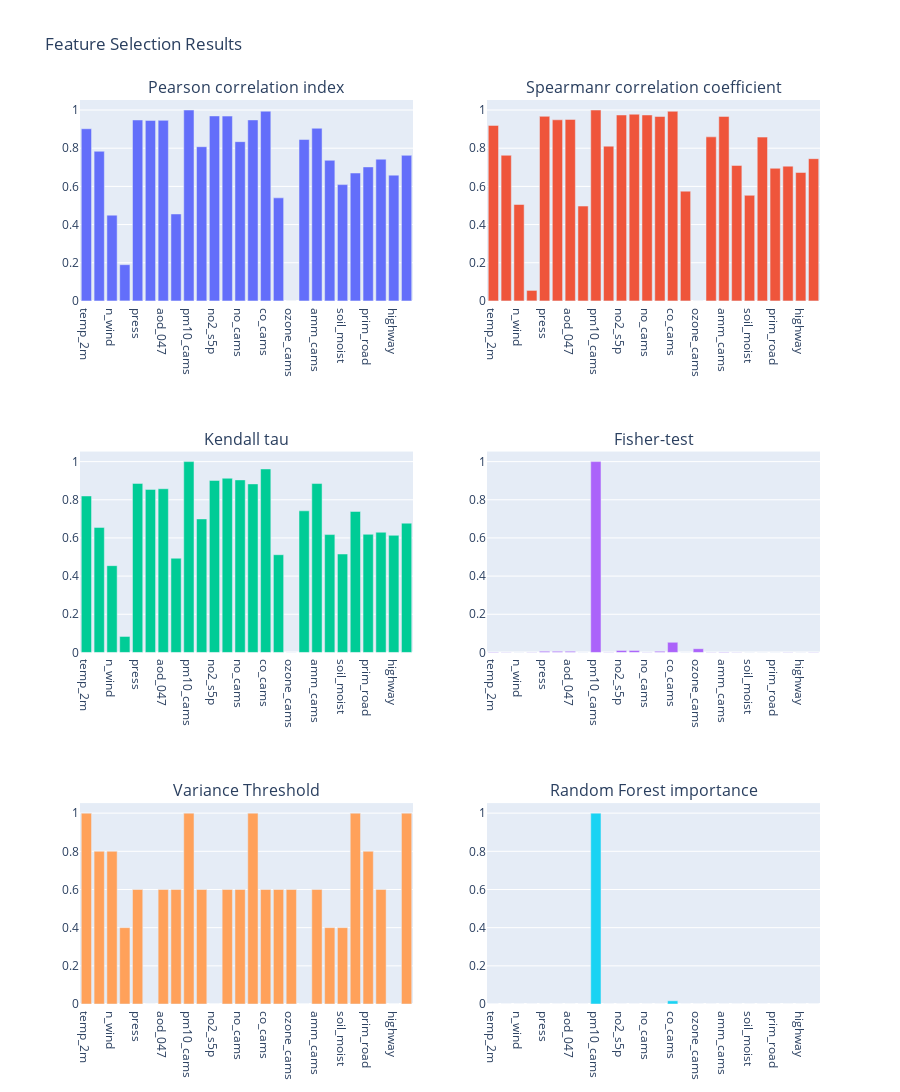

Here is the notebook cell this chart was saved with:
### Markdown cell above
# Results
Results are computed by "feature_selection.ipynb" and then collected in this notebook.

### Code cell
import pandas as pd
from mypackage import methods as m
from plotly.subplots import make_subplots
import plotly.graph_objects as go

fig = make_subplots(rows=3, cols=2, subplot_titles=("Pearson correlation index", "Spearmanr correlation coefficient", "Kendall tau", "Fisher-test", "Variance Threshold", "Random Forest importance"))


fig.add_trace(m.histogram_func(pd.read_csv("results/pearson.csv"), "Pearson correlation index"), row=1, col=1)
fig.add_trace(m.histogram_func(pd.read_csv("results/spearmanr.csv"), "Spearmanr correlation coefficient"), row=1, col=2)
fig.add_trace(m.histogram_func(pd.read_csv("results/kendall.csv"), "Kendall tau"), row=2, col=1)
fig.add_trace(m.histogram_func(pd.read_csv("results/fisher.csv"), "Fisher-test"), row=2, col=2)
fig.add_trace(m.histogram_func(pd.read_csv("results/variance_threshold.csv"), "Variance Threshold"), row=3, col=1)
fig.add_trace(m.histogram_func(pd.read_csv("results/RF_importance.csv"), "Random Forest importance"),  row=3, col=2)

# Update title and height
fig.update_layout(title_text="Feature Selection Results", width=900, height=1200, showlegend=False)

fig.show()

### Figure 1 — Plotly figure (JSON) as saved in the notebook; plotly's stock layout.template omitted (floating-point values rounded to 4 significant figures)
{"data": [{"x": ["temp_2m", "e_wind", "n_wind", "prec", "press", "aod_055", "aod_047", "uvai", "pm10_cams", "so2_s5p", "no2_s5p", "no2_cams", "no_cams", "co_s5p", "co_cams", "ozone_s5p", "ozone_cams", "form_s5p", "amm_cams", "ndvi", "soil_moist", "pop", "prim_road", "sec_road", "highway", "farms"], "y": [0.9021, 0.784, 0.4492, 0.1897, 0.9479, 0.9457, 0.946, 0.4554, 1.0, 0.8079, 0.9691, 0.9684, 0.8344, 0.9483, 0.9939, 0.5398, 0.0, 0.8455, 0.9045, 0.7366, 0.6093, 0.67, 0.702, 0.7425, 0.6589, 0.7627], "type": "bar", "xaxis": "x", "yaxis": "y"}, {"x": ["temp_2m", "e_wind", "n_wind", "prec", "press", "aod_055", "aod_047", "uvai", "pm10_cams", "so2_s5p", "no2_s5p", "no2_cams", "no_cams", "co_s5p", "co_cams", "ozone_s5p", "ozone_cams", "form_s5p", "amm_cams", "ndvi", "soil_moist", "pop", "prim_road", "sec_road", "highway", "farms"], "y": [0.9195, 0.763, 0.5051, 0.05486, 0.9671, 0.9489, 0.951, 0.4968, 1.0, 0.8108, 0.9741, 0.9781, 0.9742, 0.9664, 0.9934, 0.5749, 0.0, 0.8594, 0.9665, 0.7097, 0.5532, 0.8581, 0.6948, 0.7059, 0.6728, 0.7452], "type": "bar", "xaxis": "x2", "yaxis": "y2"}, {"x": ["temp_2m", "e_wind", "n_wind", "prec", "press", "aod_055", "aod_047", "uvai", "pm10_cams", "so2_s5p", "no2_s5p", "no2_cams", "no_cams", "co_s5p", "co_cams", "ozone_s5p", "ozone_cams", "form_s5p", "amm_cams", "ndvi", "soil_moist", "pop", "prim_road", "sec_road", "highway", "farms"], "y": [0.82, 0.6552, 0.4548, 0.08415, 0.8858, 0.8543, 0.8578, 0.4937, 1.0, 0.6996, 0.9014, 0.9127, 0.9042, 0.8831, 0.9614, 0.5121, 0.0, 0.7421, 0.8851, 0.6176, 0.5158, 0.7387, 0.6191, 0.6297, 0.6137, 0.6774], "type": "bar", "xaxis": "x3", "yaxis": "y3"}, {"x": ["temp_2m", "e_wind", "n_wind", "prec", "press", "aod_055", "aod_047", "uvai", "pm10_cams", "so2_s5p", "no2_s5p", "no2_cams", "no_cams", "co_s5p", "co_cams", "ozone_s5p", "ozone_cams", "form_s5p", "amm_cams", "ndvi", "soil_moist", "pop", "prim_road", "sec_road", "highway", "farms"], "y": [0.00267, 0.0007026, 3.871e-06, 0.000714, 0.00595, 0.005661, 0.005723, 2.038e-06, 1.0, 0.0009558, 0.01043, 0.01039, 0.001326, 0.005867, 0.05305, 0.0, 0.01965, 0.001277, 0.002671, 0.0003953, 8.219e-05, 0.0002216, 0.0002466, 0.0004071, 0.0001614, 0.0005533], "type": "bar", "xaxis": "x4", "yaxis": "y4"}, {"x": ["temp_2m", "e_wind", "n_wind", "prec", "press", "aod_055", "aod_047", "uvai", "pm10_cams", "so2_s5p", "no2_s5p", "no2_cams", "no_cams", "co_s5p", "co_cams", "ozone_s5p", "ozone_cams", "form_s5p", "amm_cams", "ndvi", "soil_moist", "pop", "prim_road", "sec_road", "highway", "farms"], "y": [1.0, 0.8, 0.8, 0.4, 0.6, 0.0, 0.6, 0.6, 1.0, 0.6, 0.0, 0.6, 0.6, 1.0, 0.6, 0.6, 0.6, 0.0, 0.6, 0.4, 0.4, 1.0, 0.8, 0.6, 0.0, 1.0], "type": "bar", "xaxis": "x5", "yaxis": "y5"}, {"x": ["temp_2m", "e_wind", "n_wind", "prec", "press", "aod_055", "aod_047", "uvai", "pm10_cams", "so2_s5p", "no2_s5p", "no2_cams", "no_cams", "co_s5p", "co_cams", "ozone_s5p", "ozone_cams", "form_s5p", "amm_cams", "ndvi", "soil_moist", "pop", "prim_road", "sec_road", "highway", "farms"], "y": [4.703e-05, 2.941e-05, 6.726e-05, 3.281e-05, 2.061e-05, 2.117e-05, 2.006e-05, 4.403e-05, 1.0, 2.578e-05, 6.541e-05, 3.619e-05, 2.756e-05, 2.727e-05, 0.01678, 3.322e-05, 7.481e-05, 2.652e-05, 3.021e-05, 2.565e-05, 3.118e-05, 2.339e-05, 7.152e-06, 9.705e-06, 0.0, 1.168e-05], "type": "bar", "xaxis": "x6", "yaxis": "y6"}], "layout": {"xaxis": {"anchor": "y", "domain": [0.0, 0.45]}, "yaxis": {"anchor": "x", "domain": [0.7778, 1.0]}, "xaxis2": {"anchor": "y2", "domain": [0.55, 1.0]}, "yaxis2": {"anchor": "x2", "domain": [0.7778, 1.0]}, "xaxis3": {"anchor": "y3", "domain": [0.0, 0.45]}, "yaxis3": {"anchor": "x3", "domain": [0.3889, 0.6111]}, "xaxis4": {"anchor": "y4", "domain": [0.55, 1.0]}, "yaxis4": {"anchor": "x4", "domain": [0.3889, 0.6111]}, "xaxis5": {"anchor": "y5", "domain": [0.0, 0.45]}, "yaxis5": {"anchor": "x5", "domain": [0.0, 0.2222]}, "xaxis6": {"anchor": "y6", "domain": [0.55, 1.0]}, "yaxis6": {"anchor": "x6", "domain": [0.0, 0.2222]}, "annotations": [{"font": {"size": 16}, "showarrow": false, "text": "Pearson correlation index", "x": 0.225, "xanchor": "center", "xref": "paper", "y": 1.0, "yanchor": "bottom", "yref": "paper"}, {"font": {"size": 16}, "showarrow": false, "text": "Spearmanr correlation coefficient", "x": 0.775, "xanchor": "center", "xref": "paper", "y": 1.0, "yanchor": "bottom", "yref": "paper"}, {"font": {"size": 16}, "showarrow": false, "text": "Kendall tau", "x": 0.225, "xanchor": "center", "xref": "paper", "y": 0.6111, "yanchor": "bottom", "yref": "paper"}, {"font": {"size": 16}, "showarrow": false, "text": "Fisher-test", "x": 0.775, "xanchor": "center", "xref": "paper", "y": 0.6111, "yanchor": "bottom", "yref": "paper"}, {"font": {"size": 16}, "showarrow": false, "text": "Variance Threshold", "x": 0.225, "xanchor": "center", "xref": "paper", "y": 0.2222, "yanchor": "bottom", "yref": "paper"}, {"font": {"size": 16}, "showarrow": false, "text": "Random Forest importance", "x": 0.775, "xanchor": "center", "xref": "paper", "y": 0.2222, "yanchor": "bottom", "yref": "paper"}], "title": {"text": "Feature Selection Results"}, "width": 900, "height": 1200, "showlegend": false}}
